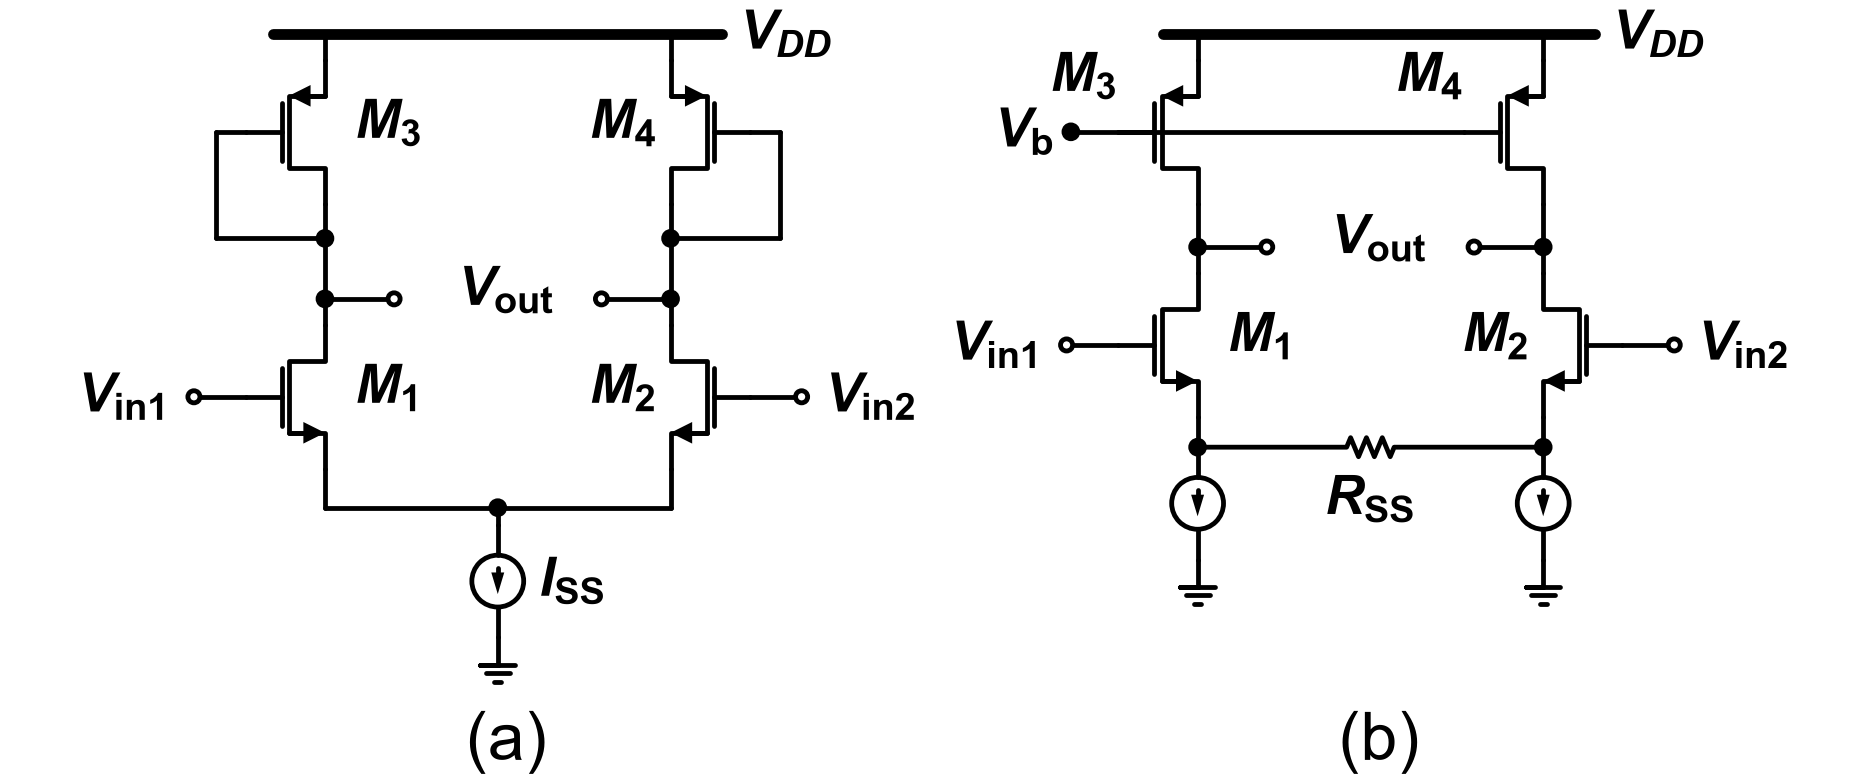

This chart was generated by the following Python code:
"""2017-1 중간 (D반) Q4 — 기준: Q4.md '회로 — Fig Q4(a)', '회로 — Fig Q4(b)'."""
import schemdraw.elements as elm
from schem_style import OPEN_R, Resistor, caption, dot, gate_terminal, new_drawing, nmos, pmos, rail

GAP = 0.2       # 소자 라벨과 기호 사이 간격
RAIL_Y = 8.3    # V_DD 레일 높이 (두 패널 공통)
DROP = 0.3      # 레일에서 pmos 소스까지 세로선
CAP_Y = 0.0     # 캡션 높이


def vdd_rail(d, x_left, x_right):
    rail(d, (x_left, RAIL_Y), (x_right, RAIL_Y))
    d.add(elm.Label().right().at((x_right + 0.1, RAIL_Y - 0.1)).label(r"$V_{DD}$", halign="left"))


def open_terminal(d, at, label, length, right=False):
    """게이트에서 가로선을 긋고 끝에 개방 원과 라벨."""
    line = elm.Line().at(at).length(length)
    d.add(line.right() if right else line.left())
    d.add(elm.Dot(open=True, radius=OPEN_R).label(label, "right" if right else "left", ofst=GAP))


def vout_pair(d, left, right, xm):
    """두 출력 원이 가운데에서 마주 보고 그 사이에 V_out."""
    d.add(elm.Line().right().at(left.center).length(0.8)); dot(d, open_=True)
    d.add(elm.Line().left().at(right.center).length(0.8)); dot(d, open_=True)
    d.add(elm.Label().right().at((xm, left.center.y)).label(r"$V_\mathrm{out}$"))


def input_pair(d, top1, top2, xl, xr, length):
    """M1 보통, M2 좌우 반전. 드레인이 top1/top2 접속점 아래. 입력은 개방 원."""
    d.add(elm.Line().down().at(top1.center).length(0.3))
    m1 = nmos(d, at=d.here, anchor="drain")
    d.add(elm.Line().down().at(top2.center).length(0.3))
    m2 = nmos(d, at=d.here, anchor="drain", mirror=True)
    d.add(elm.Label().right().at((xl + 0.25, m1.center.y)).label(r"$M_\mathrm{1}$", halign="left"))
    d.add(elm.Label().right().at((xr - 0.25, m2.center.y)).label(r"$M_\mathrm{2}$", halign="right"))
    open_terminal(d, m1.gate, r"$V_\mathrm{in1}$", length)
    open_terminal(d, m2.gate, r"$V_\mathrm{in2}$", length, right=True)
    return m1, m2


def panel_a(d, x0):
    xl, xr = x0, x0 + 4.0
    xm = (xl + xr) / 2
    vdd_rail(d, xl - 0.6, xr + 0.6)
    m3 = pmos(d, at=(xl, RAIL_Y - DROP), anchor="source")
    m4 = pmos(d, at=(xr, RAIL_Y - DROP), anchor="source", mirror=True)
    d.add(elm.Label().right().at((xl + 0.25, m3.center.y)).label(r"$M_\mathrm{3}$", halign="left"))
    d.add(elm.Label().right().at((xr - 0.25, m4.center.y)).label(r"$M_\mathrm{4}$", halign="right"))
    outs = []
    for m, side in ((m3, -1), (m4, 1)):
        x = m.drain.x
        d.add(elm.Line().up().at(m.source).toy(RAIL_Y))
        d.add(elm.Line().down().at(m.drain).length(0.4)); diode = dot(d)
        # 게이트 → 바깥쪽 → 아래 → 다이오드 접속점
        xg = m.gate.x + side * 0.35
        d.add(elm.Line().at(m.gate).tox(xg))
        d.add(elm.Line().down().toy(diode.center.y))
        d.add(elm.Line().tox(x))
        d.add(elm.Line().down().at(diode.center).length(0.7)); outs.append(dot(d))
    out1, out2 = outs
    vout_pair(d, out1, out2, xm)
    m1, m2 = input_pair(d, out1, out2, xl, xr, 0.6)
    # 두 소스 → 아래 → 가운데 n1 → I_SS → 접지
    yt = m1.source.y - 0.45
    d.add(elm.Line().down().at(m1.source).toy(yt))
    d.add(elm.Line().right().tox(xm)); n1 = dot(d)
    d.add(elm.Line().right().tox(xr))
    d.add(elm.Line().up().toy(m2.source.y))
    d.add(elm.Line().down().at(n1.center).length(0.2))
    iss = d.add(elm.SourceI().down().length(1.3).scale(0.6).label(r"$I_\mathrm{SS}$", "bottom", ofst=0.3))
    d.add(elm.Ground().at(iss.end).scale(0.8))
    caption(d, (xm, CAP_Y), "(a)")


def panel_b(d, x0):
    xl, xr = x0, x0 + 4.0
    xm = (xl + xr) / 2
    vdd_rail(d, xl - 0.4, xr + 0.6)
    m3 = pmos(d, at=(xl, RAIL_Y - DROP), anchor="source")
    m4 = pmos(d, at=(xr, RAIL_Y - DROP), anchor="source")
    for m in (m3, m4):
        d.add(elm.Line().up().at(m.source).toy(RAIL_Y))
    # 게이트 공통선: V_b 점 단자 → M3 게이트 → (M3 기호를 지나) M4 게이트
    gate_terminal(d, m3.gate, r"$V_\mathrm{b}$")
    d.add(elm.Line().at(m3.gate).tox(m4.gate))
    for m, name in ((m3, "3"), (m4, "4")):
        d.add(elm.Label().right().at((m.gate.x - 0.1, m.center.y + 0.25))
              .label(rf"$M_\mathrm{{{name}}}$", halign="right", valign="bottom"))
    d.add(elm.Line().down().at(m3.drain).length(0.5)); out1 = dot(d)
    d.add(elm.Line().down().at(m4.drain).length(0.5)); out2 = dot(d)
    vout_pair(d, out1, out2, xm)
    m1, m2 = input_pair(d, out1, out2, xl, xr, 0.6)
    # 소스 → n1, n2 접속점 → 라벨 없는 전류원 → 접지, n1–n2 사이 R_SS
    ns = []
    for m in (m1, m2):
        d.add(elm.Line().down().at(m.source).length(0.35)); n = dot(d)
        src = d.add(elm.SourceI().down().at(n.center).length(1.3).scale(0.6))
        d.add(elm.Ground().at(src.end).scale(0.8))
        ns.append(n)
    d.add(Resistor().right().at(ns[0].center).to(ns[1].center).label(r"$R_\mathrm{SS}$", "bottom", ofst=GAP))
    caption(d, (xm, CAP_Y), "(b)")


def draw():
    d = new_drawing()
    panel_a(d, 2.3)
    panel_b(d, 12.4)
    return d
